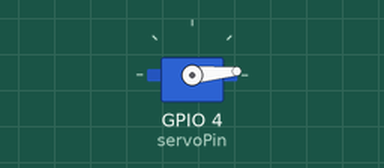
Simulated run of this sketch. Board: ESP32. Shown: servo.

Above: at 0.05 s.
At 0.85 s:
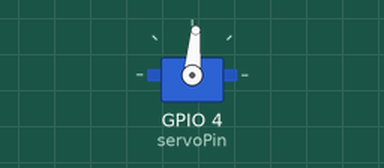
At 1.7 s:
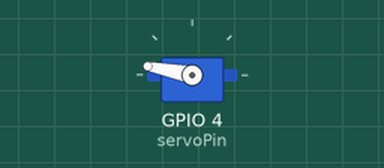
At 3.4 s:
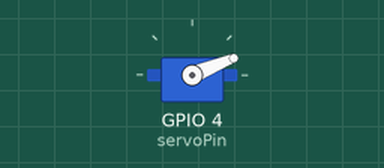
Timing chart, 0 to 8.3 s (numbered marks = the images above):
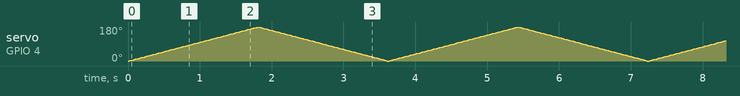

The sketch:

esp32_servo_test.ino
```cpp
#include <ESP32Servo.h>

Servo servo1;
int servoPin = 4;

void setup() {
  Serial.begin(115200);
  servo1.setPeriodHertz(50);          // Set standard servo PWM frequency
  servo1.attach(servoPin, 500, 2400); // Attach with custom pulse width range
  servo1.write(90);                   // Center position
}

void loop() {
  // Sweep
  for (int pos = 0; pos <= 180; pos++) {
    servo1.write(pos);
    delay(10);
  }

  for (int pos = 180; pos >= 0; pos--) {
    servo1.write(pos);
    delay(10);
  }
}
```
